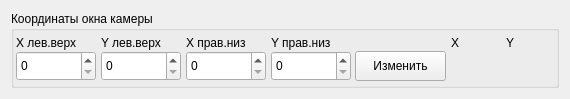
<?xml version="1.0" encoding="UTF-8"?>
<ui version="4.0">
 <class>coordinateWidget</class>
 <widget class="QWidget" name="coordinateWidget">
  <property name="geometry">
   <rect>
    <x>0</x>
    <y>0</y>
    <width>570</width>
    <height>99</height>
   </rect>
  </property>
  <property name="windowTitle">
   <string>Form</string>
  </property>
  <layout class="QGridLayout" name="gridLayout">
   <item row="0" column="0">
    <widget class="QGroupBox" name="groupbox_coordiantes_devline">
     <property name="title">
      <string>Координаты окна камеры</string>
     </property>
     <widget class="QLabel" name="label_62">
      <property name="geometry">
       <rect>
        <x>495</x>
        <y>17</y>
        <width>16</width>
        <height>30</height>
       </rect>
      </property>
      <property name="sizePolicy">
       <sizepolicy hsizetype="Fixed" vsizetype="Fixed">
        <horstretch>0</horstretch>
        <verstretch>0</verstretch>
       </sizepolicy>
      </property>
      <property name="minimumSize">
       <size>
        <width>1</width>
        <height>16</height>
       </size>
      </property>
      <property name="text">
       <string>Y</string>
      </property>
     </widget>
     <widget class="QLabel" name="label_40">
      <property name="geometry">
       <rect>
        <x>440</x>
        <y>17</y>
        <width>16</width>
        <height>30</height>
       </rect>
      </property>
      <property name="sizePolicy">
       <sizepolicy hsizetype="Fixed" vsizetype="Fixed">
        <horstretch>0</horstretch>
        <verstretch>0</verstretch>
       </sizepolicy>
      </property>
      <property name="minimumSize">
       <size>
        <width>1</width>
        <height>16</height>
       </size>
      </property>
      <property name="text">
       <string>X</string>
      </property>
     </widget>
     <widget class="QLabel" name="label_38">
      <property name="geometry">
       <rect>
        <x>175</x>
        <y>17</y>
        <width>91</width>
        <height>30</height>
       </rect>
      </property>
      <property name="sizePolicy">
       <sizepolicy hsizetype="Fixed" vsizetype="Fixed">
        <horstretch>0</horstretch>
        <verstretch>0</verstretch>
       </sizepolicy>
      </property>
      <property name="minimumSize">
       <size>
        <width>1</width>
        <height>16</height>
       </size>
      </property>
      <property name="text">
       <string>X прав.низ</string>
      </property>
     </widget>
     <widget class="QPushButton" name="devline_xy_pushButton">
      <property name="geometry">
       <rect>
        <x>344</x>
        <y>40</y>
        <width>91</width>
        <height>30</height>
       </rect>
      </property>
      <property name="text">
       <string>Изменить</string>
      </property>
     </widget>
     <widget class="QLabel" name="label_36">
      <property name="geometry">
       <rect>
        <x>5</x>
        <y>17</y>
        <width>91</width>
        <height>30</height>
       </rect>
      </property>
      <property name="sizePolicy">
       <sizepolicy hsizetype="Fixed" vsizetype="Fixed">
        <horstretch>0</horstretch>
        <verstretch>0</verstretch>
       </sizepolicy>
      </property>
      <property name="minimumSize">
       <size>
        <width>1</width>
        <height>16</height>
       </size>
      </property>
      <property name="text">
       <string>X лев.верх</string>
      </property>
     </widget>
     <widget class="QLabel" name="label_39">
      <property name="geometry">
       <rect>
        <x>260</x>
        <y>17</y>
        <width>91</width>
        <height>30</height>
       </rect>
      </property>
      <property name="sizePolicy">
       <sizepolicy hsizetype="Fixed" vsizetype="Fixed">
        <horstretch>0</horstretch>
        <verstretch>0</verstretch>
       </sizepolicy>
      </property>
      <property name="minimumSize">
       <size>
        <width>1</width>
        <height>16</height>
       </size>
      </property>
      <property name="text">
       <string>Y прав.низ</string>
      </property>
     </widget>
     <widget class="My_lineEdit" name="mouse_Y" native="true">
      <property name="geometry">
       <rect>
        <x>495</x>
        <y>40</y>
        <width>50</width>
        <height>30</height>
       </rect>
      </property>
      <property name="minimumSize">
       <size>
        <width>1</width>
        <height>30</height>
       </size>
      </property>
      <property name="maximumSize">
       <size>
        <width>91</width>
        <height>20</height>
       </size>
      </property>
      <property name="text" stdset="0">
       <string/>
      </property>
     </widget>
     <widget class="QDoubleSpinBox" name="coordinate_X_doubleSpinBox_2">
      <property name="geometry">
       <rect>
        <x>5</x>
        <y>40</y>
        <width>80</width>
        <height>30</height>
       </rect>
      </property>
      <property name="contextMenuPolicy">
       <enum>Qt::NoContextMenu</enum>
      </property>
      <property name="decimals">
       <number>0</number>
      </property>
      <property name="maximum">
       <double>10000.000000000000000</double>
      </property>
     </widget>
     <widget class="QDoubleSpinBox" name="coordinate_X_doubleSpinBox_3">
      <property name="geometry">
       <rect>
        <x>90</x>
        <y>40</y>
        <width>80</width>
        <height>30</height>
       </rect>
      </property>
      <property name="contextMenuPolicy">
       <enum>Qt::NoContextMenu</enum>
      </property>
      <property name="decimals">
       <number>0</number>
      </property>
      <property name="maximum">
       <double>10000.000000000000000</double>
      </property>
     </widget>
     <widget class="QLabel" name="label_37">
      <property name="geometry">
       <rect>
        <x>90</x>
        <y>17</y>
        <width>91</width>
        <height>30</height>
       </rect>
      </property>
      <property name="sizePolicy">
       <sizepolicy hsizetype="Fixed" vsizetype="Fixed">
        <horstretch>0</horstretch>
        <verstretch>0</verstretch>
       </sizepolicy>
      </property>
      <property name="minimumSize">
       <size>
        <width>1</width>
        <height>16</height>
       </size>
      </property>
      <property name="text">
       <string>Y лев.верх</string>
      </property>
     </widget>
     <widget class="QDoubleSpinBox" name="coordinate_X_doubleSpinBox_5">
      <property name="geometry">
       <rect>
        <x>260</x>
        <y>40</y>
        <width>80</width>
        <height>30</height>
       </rect>
      </property>
      <property name="contextMenuPolicy">
       <enum>Qt::NoContextMenu</enum>
      </property>
      <property name="decimals">
       <number>0</number>
      </property>
      <property name="maximum">
       <double>10000.000000000000000</double>
      </property>
     </widget>
     <widget class="QDoubleSpinBox" name="coordinate_X_doubleSpinBox_4">
      <property name="geometry">
       <rect>
        <x>175</x>
        <y>40</y>
        <width>80</width>
        <height>30</height>
       </rect>
      </property>
      <property name="contextMenuPolicy">
       <enum>Qt::NoContextMenu</enum>
      </property>
      <property name="decimals">
       <number>0</number>
      </property>
      <property name="maximum">
       <double>10000.000000000000000</double>
      </property>
     </widget>
     <widget class="My_lineEdit" name="mouse_X" native="true">
      <property name="geometry">
       <rect>
        <x>440</x>
        <y>40</y>
        <width>50</width>
        <height>30</height>
       </rect>
      </property>
      <property name="minimumSize">
       <size>
        <width>1</width>
        <height>30</height>
       </size>
      </property>
      <property name="maximumSize">
       <size>
        <width>91</width>
        <height>20</height>
       </size>
      </property>
      <property name="text" stdset="0">
       <string/>
      </property>
     </widget>
    </widget>
   </item>
  </layout>
 </widget>
 <customwidgets>
  <customwidget>
   <class>My_lineEdit</class>
   <extends>QWidget</extends>
   <header>my_lineedit.h</header>
  </customwidget>
 </customwidgets>
 <resources/>
 <connections/>
</ui>
